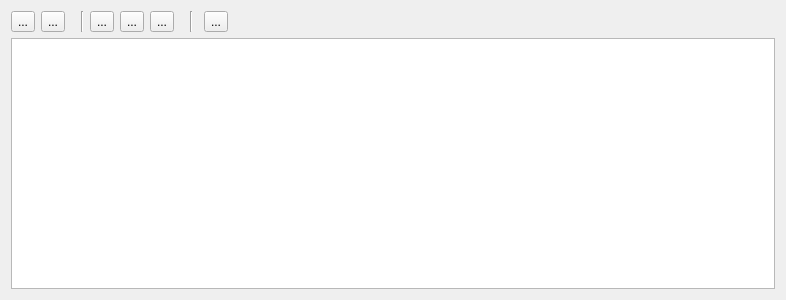
<?xml version="1.0" encoding="UTF-8"?>
<ui version="4.0">
 <class>UAVObjectBrowser</class>
 <widget class="QWidget" name="UAVObjectBrowser">
  <property name="geometry">
   <rect>
    <x>0</x>
    <y>0</y>
    <width>786</width>
    <height>300</height>
   </rect>
  </property>
  <property name="windowTitle">
   <string>Form</string>
  </property>
  <layout class="QVBoxLayout" name="verticalLayout">
   <item>
    <layout class="QHBoxLayout" name="horizontalLayout">
     <item>
      <widget class="QToolButton" name="requestButton">
       <property name="toolTip">
        <string>Request</string>
       </property>
       <property name="text">
        <string>...</string>
       </property>
       <property name="icon">
        <iconset resource="uavobjectbrowser.qrc">
         <normaloff>:/uavobjectbrowser/images/down_alt.png</normaloff>:/uavobjectbrowser/images/down_alt.png</iconset>
       </property>
       <property name="iconSize">
        <size>
         <width>32</width>
         <height>32</height>
        </size>
       </property>
       <property name="checkable">
        <bool>false</bool>
       </property>
       <property name="checked">
        <bool>false</bool>
       </property>
      </widget>
     </item>
     <item>
      <widget class="QToolButton" name="sendButton">
       <property name="toolTip">
        <string>Send</string>
       </property>
       <property name="text">
        <string>...</string>
       </property>
       <property name="icon">
        <iconset resource="uavobjectbrowser.qrc">
         <normaloff>:/uavobjectbrowser/images/up_alt.png</normaloff>:/uavobjectbrowser/images/up_alt.png</iconset>
       </property>
       <property name="iconSize">
        <size>
         <width>32</width>
         <height>32</height>
        </size>
       </property>
      </widget>
     </item>
     <item>
      <spacer name="horizontalSpacer">
       <property name="orientation">
        <enum>Qt::Horizontal</enum>
       </property>
       <property name="sizeType">
        <enum>QSizePolicy::Preferred</enum>
       </property>
       <property name="sizeHint" stdset="0">
        <size>
         <width>10</width>
         <height>20</height>
        </size>
       </property>
      </spacer>
     </item>
     <item>
      <widget class="Line" name="line">
       <property name="orientation">
        <enum>Qt::Vertical</enum>
       </property>
      </widget>
     </item>
     <item>
      <widget class="QToolButton" name="readSDButton">
       <property name="toolTip">
        <string>Load</string>
       </property>
       <property name="text">
        <string>...</string>
       </property>
       <property name="icon">
        <iconset resource="uavobjectbrowser.qrc">
         <normaloff>:/uavobjectbrowser/images/install.png</normaloff>:/uavobjectbrowser/images/install.png</iconset>
       </property>
       <property name="iconSize">
        <size>
         <width>32</width>
         <height>32</height>
        </size>
       </property>
      </widget>
     </item>
     <item>
      <widget class="QToolButton" name="saveSDButton">
       <property name="toolTip">
        <string>Save</string>
       </property>
       <property name="text">
        <string>...</string>
       </property>
       <property name="icon">
        <iconset resource="uavobjectbrowser.qrc">
         <normaloff>:/uavobjectbrowser/images/remove.png</normaloff>:/uavobjectbrowser/images/remove.png</iconset>
       </property>
       <property name="iconSize">
        <size>
         <width>32</width>
         <height>32</height>
        </size>
       </property>
      </widget>
     </item>
     <item>
      <widget class="QToolButton" name="eraseSDButton">
       <property name="toolTip">
        <string>Erase</string>
       </property>
       <property name="text">
        <string>...</string>
       </property>
       <property name="icon">
        <iconset resource="uavobjectbrowser.qrc">
         <normaloff>:/uavobjectbrowser/images/trash.png</normaloff>:/uavobjectbrowser/images/trash.png</iconset>
       </property>
       <property name="iconSize">
        <size>
         <width>32</width>
         <height>32</height>
        </size>
       </property>
      </widget>
     </item>
     <item>
      <spacer name="horizontalSpacer_5">
       <property name="orientation">
        <enum>Qt::Horizontal</enum>
       </property>
       <property name="sizeType">
        <enum>QSizePolicy::Preferred</enum>
       </property>
       <property name="sizeHint" stdset="0">
        <size>
         <width>10</width>
         <height>20</height>
        </size>
       </property>
      </spacer>
     </item>
     <item>
      <widget class="Line" name="line_2">
       <property name="orientation">
        <enum>Qt::Vertical</enum>
       </property>
      </widget>
     </item>
     <item>
      <spacer name="horizontalSpacer_8">
       <property name="orientation">
        <enum>Qt::Horizontal</enum>
       </property>
       <property name="sizeType">
        <enum>QSizePolicy::Preferred</enum>
       </property>
       <property name="sizeHint" stdset="0">
        <size>
         <width>5</width>
         <height>20</height>
        </size>
       </property>
      </spacer>
     </item>
     <item>
      <widget class="QToolButton" name="tbView">
       <property name="toolTip">
        <string>View Options</string>
       </property>
       <property name="text">
        <string>...</string>
       </property>
       <property name="icon">
        <iconset resource="uavobjectbrowser.qrc">
         <normaloff>:/uavobjectbrowser/images/1343241276_eye.png</normaloff>:/uavobjectbrowser/images/1343241276_eye.png</iconset>
       </property>
       <property name="iconSize">
        <size>
         <width>32</width>
         <height>32</height>
        </size>
       </property>
      </widget>
     </item>
     <item>
      <spacer name="horizontalSpacer_3">
       <property name="orientation">
        <enum>Qt::Horizontal</enum>
       </property>
       <property name="sizeHint" stdset="0">
        <size>
         <width>40</width>
         <height>20</height>
        </size>
       </property>
      </spacer>
     </item>
    </layout>
   </item>
   <item>
    <widget class="QTreeView" name="treeView"/>
   </item>
  </layout>
 </widget>
 <resources>
  <include location="uavobjectbrowser.qrc"/>
 </resources>
 <connections/>
</ui>
